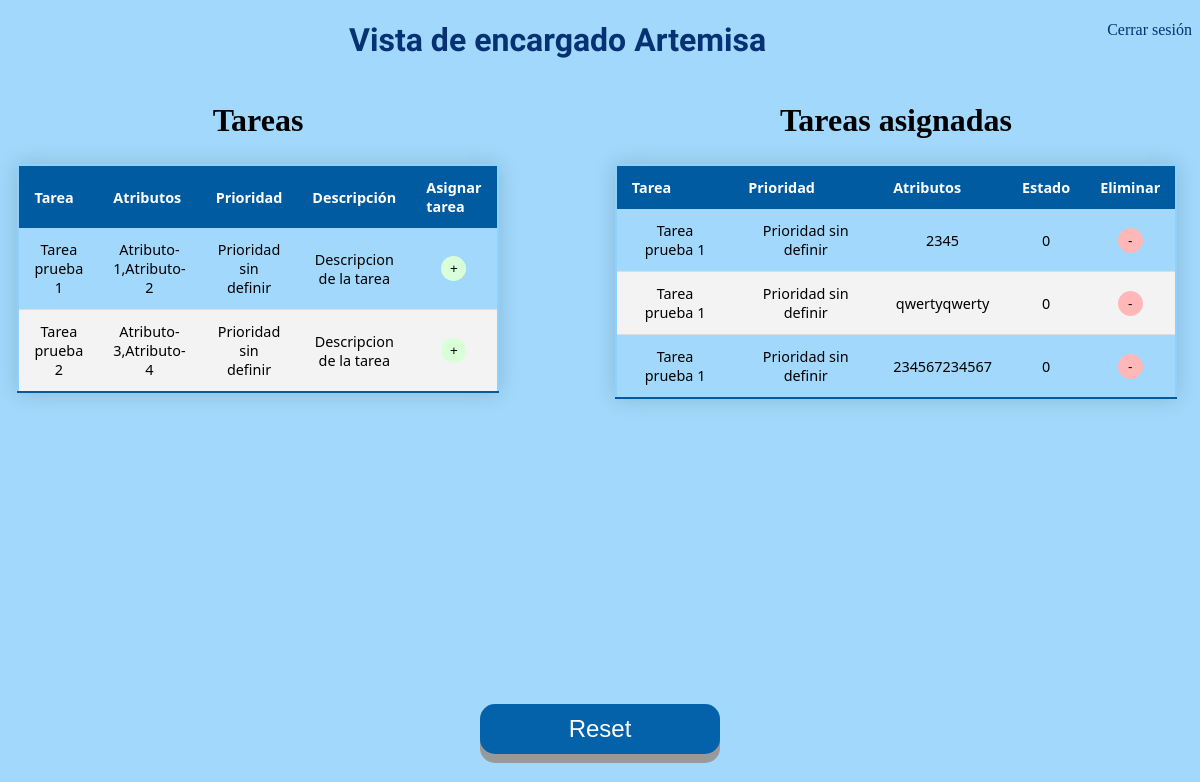
The page /interfaz_encargado.html on the database as committed earlier.
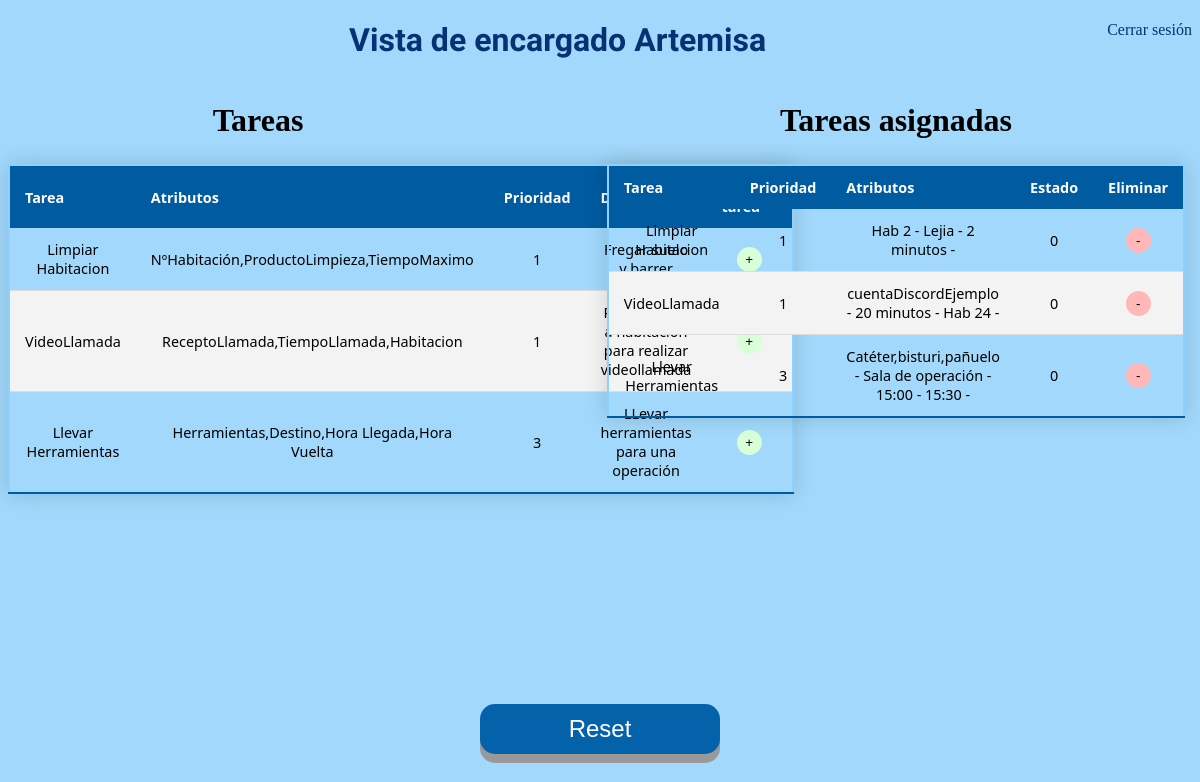
The same page on the database as committed later.
### app.py (models this page shows)
class Todo(db.Model): #Tabla para tareas creadas
    id = db.Column(db.Integer, primary_key=True)
    content = db.Column(db.String(200), nullable=False)
    priority = db.Column(db.String(200))        # prioridad
    descripcion = db.Column(db.String(200))             # Descripcion
    atributos = db.Column(db.String(800))               # Atributos

class InstanciaTarea(db.Model):
    id = db.Column(db.Integer, primary_key=True)
    content = db.Column(db.String(200), nullable=False)
    completed = db.Column(db.Integer, default=0)
    priority = db.Column(db.String(200))       # prioridad
    atributos_asignados = db.Column(db.String(800))

### app.py (the view)
@app.route('/interfaz_encargado.html', methods=['POST','GET'])   # Redireccion a Encargado
def encargado():
    tasks = Todo.query.order_by(Todo.id).all() # tareas ordenadas por id
    instancias = InstanciaTarea.query.order_by(InstanciaTarea.priority).all() # instancias de tareas ordenadas por prioridad
    return render_template('interfaz_encargado.html', tasks=tasks, instancias=instancias)

### templates/interfaz_encargado.html (shortened to what this page needs)
{% extends 'base.html' %}
{% block body %}
<a style="float:right" href="index.html">Cerrar sesión</a>
    <h1 class="principal" style="text-align:center"> Vista de encargado Artemisa</h1>
    <div class="inline-div-izquierda">
        <h1 class="Copper">Tareas</h1>
        <center>
            <table>
                <thead>
                    <tr>
                        <th> Tarea</th>
                        <th>Atributos</th>
                        <th>Prioridad</th>
                        <th>Descripción</th>
                        <th>Asignar tarea</th>
                    </tr>
                </thead>
                {% for task in tasks %}
                    {% if task.id!=1 %}
                            <tr>
                            <td> {{ task.content }}</td>
                            <td>
                                {{task.atributos}}
                            </td>
                            <td>
                                {{task.priority}}
                            </td>
                            <td>
                                {{task.descripcion}}
                            </td>
                            <td>
                                <button type="button" class="button3" onClick="window.location.href='/asignar/{{task.id}}';">+</button>
                            </td>
                        </tr>
                    {% endif %}
                {% endfor %}
            </table>
        </center>
    </div>
    <center>
        <div class="inline-div-derecha">
            <h1 class="Copper"> Tareas asignadas</h1>
            <center>
                <table>
                    <thead>
                        <tr>
                            <th> Tarea</th>
                            <th>Prioridad</th>
                            <th>Atributos</th>
                            <th>Estado</th>
                            <th>Eliminar</th>
                        </tr>
                    </thead>
                    {% for inst in instancias %}
                        {% if inst.id!=0 %}
                                <tr>
                                <td> {{ inst.content }}</td>
                                <td>
                                    {{ inst.priority }}
                                </td>
                                <td>
                                    {{ inst.atributos_asignados }}
                                </td>
                                <td>
                                    {{ inst.completed }}
                                </td>
                                <td>
                                    <button type="button" class="button4" onClick="window.location.href='/delete_Asignada/{{inst.id}}';">-</button>
                                </td>
                            </tr>
                        {% endif %}
                    {% endfor %}
                </table>
        </div>
    </center>
    <button id="boton2" class="button2" onclick="window.location.href='interfaz_encargado.html';">Reset</button>
{% endblock %}

Rows that differ between the two databases and show on the page:
removed Todo: content "Tarea prueba 1", atributos "Atributo-1,Atributo-2", priority "Prioridad sin definir", descripcion "Descripcion de la tarea"
removed Todo: content "Tarea prueba 2", atributos "Atributo-3,Atributo-4", priority "Prioridad sin definir", descripcion "Descripcion de la tarea"
removed InstanciaTarea: content "Tarea prueba 1", priority "Prioridad sin definir", atributos_asignados "2345", completed "0"
removed InstanciaTarea: content "Tarea prueba 1", priority "Prioridad sin definir", atributos_asignados "qwertyqwerty", completed "0"
removed InstanciaTarea: content "Tarea prueba 1", priority "Prioridad sin definir", atributos_asignados "234567234567", completed "0"
added Todo: content "Limpiar Habitacion", atributos "NºHabitación,ProductoLimpieza,TiempoMaximo", priority "1", descripcion "Fregar suelo y barrer"
added Todo: content "VideoLlamada", atributos "ReceptoLlamada,TiempoLlamada,Habitacion", priority "1", descripcion "Robot acude a habitación para realizar videollamada"
added Todo: content "Llevar Herramientas", atributos "Herramientas,Destino,Hora Llegada,Hora Vuelta", priority "3", descripcion "LLevar herramientas para una operación"
added InstanciaTarea: content "Limpiar Habitacion", priority "1", atributos_asignados "Hab 2 - Lejia - 2 minutos -", completed "0"
added InstanciaTarea: content "VideoLlamada", priority "1", atributos_asignados "cuentaDiscordEjemplo - 20 minutos - Hab 24 -", completed "0"
added InstanciaTarea: content "Llevar Herramientas", priority "3", atributos_asignados "Catéter,bisturi,pañuelo - Sala de operación - 15:00 - 15:30 -", completed "0"
